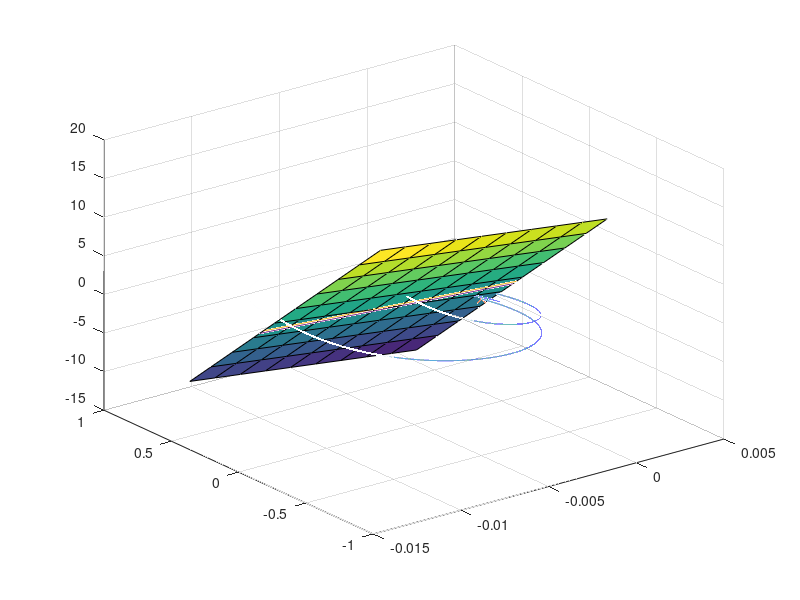

Recreate this plot in MATLAB.
clear all, close all, clc
ksys=39.478;
bsys=6.283;
vmax=200;
dt=10^-6;
tmax=0.1;
kp=300;kd=20;
Km=[kp kd];
t=dt*[1:tmax/dt];
e1=0;
e2=0.15;
Aclsys=[0 1;-ksys -bsys];Aa=[Aclsys,[0;ksys];zeros(1,3)];Ba=[0;0;1];B=[0;ksys];
nbar=Km*(Aclsys-B*Km);
for i1=1:length(e1)
    i1
    for i2=1:length(e2)
        e0=[e1(i1);e2(i2)];
        xa=[e0;-Km*e0];
        for i=1:length(t)
            v=-vmax*sign(xa(3)+Km*xa(1:2));
            xa=xa+(Aa*xa+Ba*v)*dt;
            Xa(:,i)=xa;
        end
        D(i1,i2)=(norm(xa(1:2))<10^-6);
    end 
end
%%
% figure(1)
% plot(t,Xa'), hold on,
figure(2)
plot3(Xa(1,:),Xa(2,:),Xa(3,:)), hold on, grid on
plot3(Xa(1,1),Xa(2,1),Xa(3,1),'x')
[xx,yy]=ndgrid(linspace(min(Xa(1,:)),max(Xa(1,:)),10),linspace(min(Xa(2,:)),max(Xa(2,:)),10));
zz=(-Km(1)*xx-Km(2)*yy);

xpl=[min(Xa(1,:)) max(Xa(1,:))];ypl1=(vmax-nbar(1)*xpl)/nbar(2);
ypl2=(-vmax-nbar(1)*xpl)/nbar(2);
zpl1=(-Km(1)*xpl-Km(2)*ypl1);zpl2=(-Km(1)*xpl-Km(2)*ypl2);
plot3(xpl,ypl1,zpl1);plot3(xpl,ypl2,zpl2)


surf(xx,yy,zz)